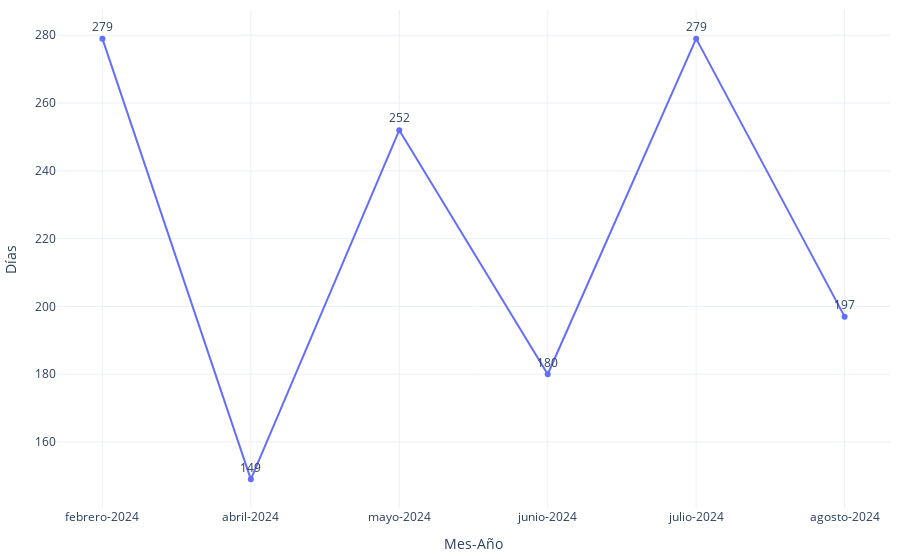

Write notebook code for a chart like this one.
### Code cell
import os
import plotly.graph_objects as go
import plotly.io as pio

fig = go.Figure()
fig.add_trace(go.Scatter(
        x=promedios_df['label'], 
        y=promedios_df['dias_transcurridos'], 
        mode='lines+markers+text',  # Mostrar líneas, puntos y texto        
        text=promedios_df['dias_transcurridos'],#.apply(lambda x: f'${x:,.0f}'),  # Añadir el texto de los valores formateados
        textposition="top center"  # Posicionar el texto encima de los puntos
    ))

# Configurar el diseño
fig.update_layout(
    xaxis_title="Mes-Año",
    yaxis_title="Días",
    template="plotly_white",
    margin=dict(l=10, r=10, t=10, b=10),
    #yaxis=dict(
    #    ticklen=10,
    #    tick0=1,
    #    dtick=1,
    #    range=[0,35]
   # ),
)
# Exportar gráfica como archivo HTML
def guardar_grafico_como_html(fig, nombre_archivo, carpeta='assets/graficas'):
    # Crear la carpeta si no existe
    if not os.path.exists(carpeta):
        os.makedirs(carpeta)
    
    # Gráfica como archivo HTML en la carpeta especificada
    pio.write_html(fig, f'{carpeta}/{nombre_archivo}.html')

guardar_grafico_como_html(fig, 'g_scatt_proyeccion_dias', carpeta='assets/graficas')
fig.show()

### Figure 1 — Plotly figure (JSON) as saved in the notebook; plotly's stock layout.template omitted (floating-point values rounded to 4 significant figures)
{"data": [{"mode": "lines+markers+text", "text": [279, 149, 252, 180, 279, 197], "textposition": "top center", "type": "scatter", "x": ["febrero-2024", "abril-2024", "mayo-2024", "junio-2024", "julio-2024", "agosto-2024"], "y": [279, 149, 252, 180, 279, 197]}], "layout": {"margin": {"b": 10, "l": 10, "r": 10, "t": 10}, "xaxis": {"title": {"text": "Mes-Año"}}, "yaxis": {"title": {"text": "Días"}}}}
